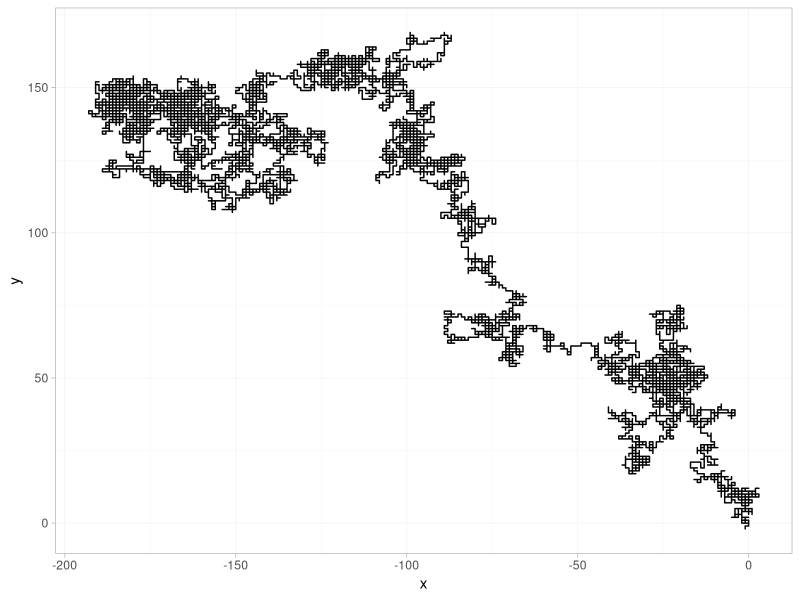

The R script that drew this image:


#****************************************************************************
# Vectorization examples 
# 2019-04-15
# Nayef 

#****************************************************************************

library(tidyverse)


# Example 1: Coin tosses -------------

# Reference: https://www.r-bloggers.com/how-to-use-vectorization-to-streamline-simulations/

# Write a program to: 
# > toss a coin n times and print out after every 100 tosses the proportion of heads minus 1/2
# > print out after every 100 tosses the number of heads minus half the number of tosses
# > do these numbers appear to approach 0 as n increases? 



# > 1.1) non-vectorized solution: -------------------------------------------

# function definition: 
coin_toss <- function(n){
    
    result <- c()  # empty vector that we'll fill via the loop 
    
    for (i in 1:n) {
        
        if (i == 1){
            # the first flip we just assign the toss result to variable "tosses"
            tosses <- sample(c(0,1), 1)
            
        } else {
            # creating a vector, "tosses" that has history of all tosses
            # We also fill this vector using the loop
            tosses <- c(tosses ,sample(c(0,1), 1))
            
        }
        
        # when we reach a toss number that a multiple of 100 we output the status
        if (i %% 100 == 0) {
            ## output the percent of heads away from 50%
            percent <- (sum(tosses) / length(tosses)) - 0.5
            
            ## output the number of heads away from half of all tosses
            number <- sum(tosses) - (length(tosses) / 2)
            
            # join together in var "result" 
            result <- rbind(result, c(percent, number))
        }
    }
    
    return(result)
}


# function test: 
set.seed(10)
coin_toss(1000)



# > 1.2) vectorized solution: ------------------------------------------------

# function definition: 
coin_toss_vectorized <- function(n, step = 100) {
    
    if (n < 100) {return(cat("n must be greater than 100"))}
    
    # Record num heads at each step
    tosses <- cumsum(sample(c(0, 1), n, replace = TRUE))
    
    # define vector of indices, based on step argument: 
    steps <- seq(step, n, by = step)
    
    # Compute summaries, indexing into vector "tosses", using the "steps" vector
    percent <- tosses[steps]/steps - .5
    number <- tosses[steps] - steps/2
    
    # retuen result
    return(cbind(percent, number))
    
}


# function test: 
set.seed(10)
coin_toss_vectorized(1000)

set.seed(10)
coin_toss(1000)

# vectorized and non-vectorized functions give same result 


# compare speeds: 
system.time(coin_toss(100000))  # elapsed = 12.65 sec
system.time(coin_toss_vectorized(100000))  # elapsed = 0 sec!!!



# > 1.3) Notes: ------------

cumsum  # function (x)  .Primitive("cumsum")

# The .Primitive above means that cumsum is implemented as a C function. 
# Reference: http://www.noamross.net/blog/2014/4/16/vectorization-in-r--why.html 

# In the **vectorized** solution, we first create a vector of sampled results, then
# **pass the entire vector to cumsum( ) to operate on in one go**.

# Also, calculations of percentages are vectorized: "tosses[steps]/steps" will
# return a vector, the first element of which will be the first element of
# tosses[steps] divided by the first element of steps, and so on

# In contrast, in the **non-vectorized** solution, at every stage, the operations
# only work with one coin toss at a time. Also, we are growing a vector through
# a for loop, which means there's overhear evey iteration of the loop, to
# allocate memory, etc.









#****************************************************************************
# Example 2: 2D Random walk ---------

# Reference: "Writing Efficient Programs in R (and Beyond)"
#****************************************************************************


# 2.1) non-vectorized solution: ---------------------------------------------

# define function: 
rw2d1 <- 
    function(n) {
        xpos = ypos = numeric(n)
        xdir = c(TRUE, FALSE)
        pm1 = c(1, -1)
        
        for(i in 2:n)
            if (sample(xdir, 1)) {
                xpos[i] = xpos[i-1] + sample(pm1, 1)
                ypos[i] = ypos[i-1]
            }
        else {
            xpos[i] = xpos[i-1]
            ypos[i] = ypos[i-1] + sample(pm1, 1)
        }
        data.frame(x = xpos,
                   y = ypos)
    }


# test function: 
rw2d1(10)

rw2d1(15000) %>% 
    ggplot(aes(x=x, y=y)) + 
    geom_path() + 
    theme_light() +
    theme(panel.grid.minor = element_line(colour = "grey95"), 
      panel.grid.major = element_line(colour = "grey95"))
      
